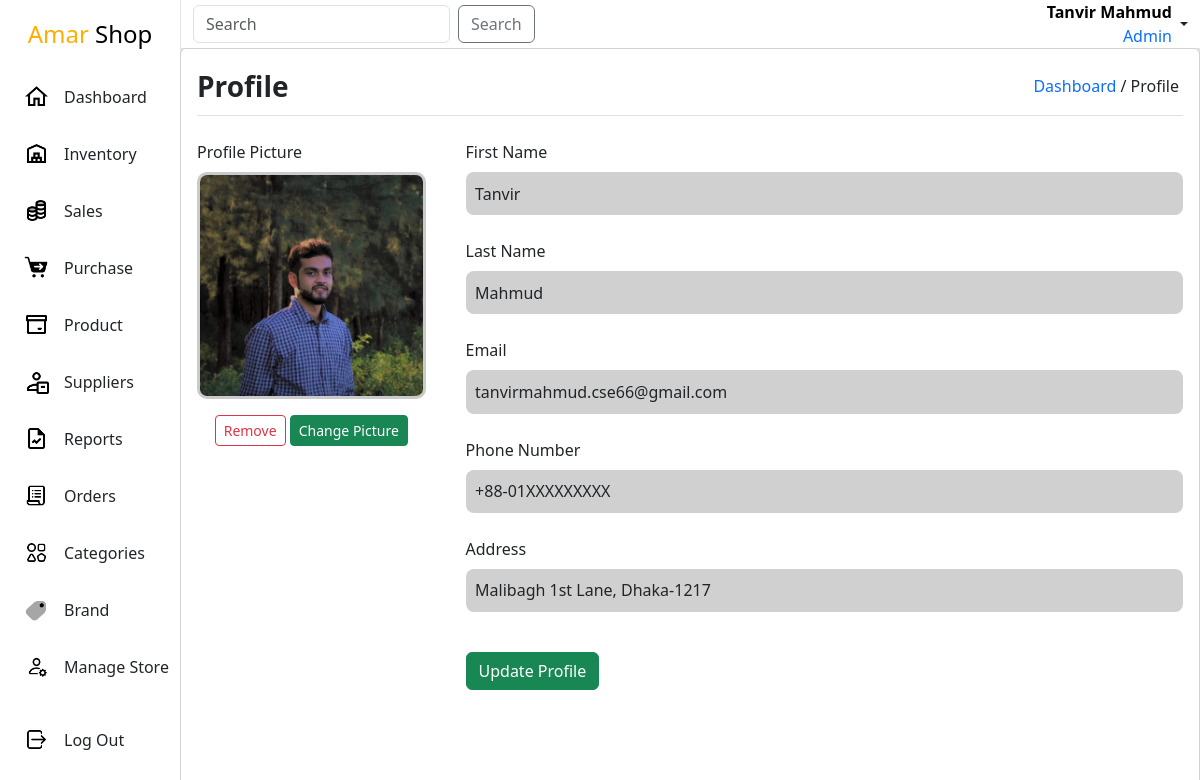
Page /admin-panel/profile/1/ (signed in) on the committed database.
### app/models.py (models this page shows, shortened)
class User(AbstractBaseUser, PermissionsMixin):
    email = models.EmailField(max_length=255, unique=True)
    first_name = models.CharField(max_length=255)
    last_name = models.CharField(max_length=255, blank=True, null=True)
    is_active = models.BooleanField(default=True)
    is_staff = models.BooleanField(default=False)
    profile_pic = models.ImageField(upload_to=profile_image_path, null=True, blank=True)
    objects = UserManager()
    USERNAME_FIELD = 'email'
    REQUIRED_FIELDS = ['first_name', 'last_name']

### app/views.py (the view)
# urls.py: path('profile/<int:pk>/',ProfileView.as_view(),name='profile'),
class ProfileView(SuperuserRequiredMixin, DetailView):
    model = User
    context_object_name = 'profile'
    template_name = 'profile/profile.html'
    def get_object(self, queryset=None):
        pk = self.request.user.id
        return self.model.objects.get(id=pk)

### app/views.py (called while the page is built)
    def test_func(self):
        return self.request.user.is_superuser

### templates/profile/profile.html (shortened to what this page needs)
{% extends "Layout.html" %}
{% load static %}
{%block link%}
    <link rel="stylesheet" href="{%static 'css/inventory.css'%}">
{%endblock link%}
{%block main%}
<div class="card height-100 p-3">
    <div class="d-flex justify-content-between align-items-center pb-2 border-bottom">
        <div class="fw-bold fs-3">Profile</div>
        <div class="me-1">
            <a class="text-primary" href="{%url 'dashboard'%}">Dashboard</a> / <a>Profile</a>
        </div>
    </div>
    <div class="mt-4 row gap-3">
        <div class="col-3">
            <div class="mb-2">Profile Picture</div>
            <div class="img-sec">
                {%if profile.profile_pic%}
                    <img src="{{profile.profile_pic.url}}" alt="profile picture"/>
                {%else%}
                    <img src="{%static 'media/default_images/default_profile_image.jpg'%}" alt="defualt profile picture"/>
                {%endif%}
            </div>
            <div class="text-center mt-3">
                {%if profile.profile_pic%}
                <a href="{%url 'profile-picture-remove' profile.id %}" class="btn btn-sm btn-outline-danger">Remove</a>
                <a href="{%url 'profile-change-picture' profile.id %}" class="btn btn-sm btn-success">Change Picture</a>
                {%else%}
                <a href="{%url 'profile-change-picture' profile.id %}" class="btn btn-sm btn-outline-success">Upload Picture</a>
                {%endif%}
            </div>
        </div>
        <div class="col m-0">
            <div>
                <div class="mb-4">
                    <div class="mb-2">First Name</div>
                    <div class="info-box">{{profile.first_name}}</div>
                </div>
                <div class="mb-4">
                    <div class="mb-2">Last Name</div>
                    <div class="info-box">{{profile.last_name}}</div>
                </div>
                <div class="mb-4">
                    <div class="mb-2">Email</div>
                    <div class="info-box">{{profile.email}}</div>
                </div>
                <div class="mb-4">
                    <div class="mb-2">Phone Number</div>
                    <div class="info-box">+88-01XXXXXXXXX</div>
                </div>
                <div class="mb-4">
                    <div class="mb-2">Address</div>
                    <div class="info-box">Malibagh 1st Lane, Dhaka-1217</div>
                </div>
                <a href="{%url 'profile-update' profile.id%}" class="mt-3 btn btn-md btn-success">Update Profile</a>
            </div>
        </div>
    </div>
</div>
{%endblock main%}

### templates/Layout.html (shortened to what this page needs)
{% load static %}
<!DOCTYPE html>
<html lang="en">
<head>
    {% load bootstrap5 %}
    {% bootstrap_css %}
    {%block link%}{%endblock link%}
    <link rel="stylesheet" href="{% static 'css/layout.css'%}">
</head>
<body>
    <div class="mother-div">
        <div class="sidebar">
            <div class="upper">
                <div class="branding">
                    <a href="{%url 'dashboard'%}">
                        <span class="gedget">Amar</span> Shop
                    </a>
                </div>
                <ul class="navList">
                    <li class="navItem">
                        <a href="{%url 'dashboard'%}">
                            <img src="{%static 'icons/nav/home.png'%}" width="25" alt="Dashboard"/>
                            <div class="navtitle">Dashboard</div>
                        </a>
                    </li>
                    <li class="navItem">
                        <a href="{%url 'inventory-list'%}" >
                            <img src="{%static 'icons/nav/inventory.png'%}" width="25" alt="Inventory"/>
                            <div class="navtitle">Inventory</div>
                        </a>
                    </li>
                    <li class="navItem">
                        <a href="{%url 'sales-list'%}" >
                            <img src="{%static 'icons/nav/sales.png'%}" width="25" alt="Inventory"/>
                            <div class="navtitle">Sales</div>
                        </a>
                    </li>
                    <li class="navItem">
                        <a href="{%url 'purchase-list'%}" >
                            <img src="{%static 'icons/nav/purchase.png'%}" width="25" alt="Inventory"/>
                            <div class="navtitle">Purchase</div>
                        </a>
                    </li>
                    <li class="navItem">
                        <a href="{%url 'product-list'%}">
                            <img src="{%static 'icons/nav/product.png'%}" width="25" alt="Orders"/>
                            <div class="navtitle">Product</div>
                        </a>
                    </li>
                    <li class="navItem">
                        <a href="{%url 'supplier-list'%}">
                            <img src="{%static 'icons/nav/suppliers.png'%}" width="25" alt="Suppliers"/>
                            <div class="navtitle">Suppliers</div>
                        </a>
                    </li>
                    <li class="navItem">
                        <a href="{%url 'reports'%}">
                            <img src="{%static 'icons/nav/reports.png'%}" width="25" alt="Reports"/>
                            <div class="navtitle">Reports</div>
                        </a>
                    </li>
                    <li class="navItem">
                        <a href="{%url 'orders'%}">
                            <img src="{%static 'icons/nav/orders.png'%}" width="25" alt="Orders"/>
                            <div class="navtitle">Orders</div>
                        </a>
                    </li>
                    <li class="navItem">
                        <a href="{%url 'category-list'%}">
                            <img src="{%static 'icons/nav/category.png'%}" width="25" alt="Orders"/>
                            <div class="navtitle">Categories</div>
                        </a>
                    </li>
                    <li class="navItem">
                        <a href="{%url 'brand-list'%}">
                            <img src="{%static 'icons/nav/brand.png'%}" width="25" alt="Orders"/>
                            <div class="navtitle">Brand</div>
                        </a>
                    </li>
                    <li class="navItem">
                        <a href="{%url 'manage'%}">
                            <img src="{%static 'icons/nav/manage.png'%}" width="25" alt="Manage_Store"/>
                            <div class="navtitle">Manage Store</div>
                        </a>
                    </li>
                </ul>
            </div>
            <div class="lower">
                <ul class="navList">
                    <li class="navItem">
                        <a href="{%url 'admin-logout'%}">
                            <img src="{%static 'icons/nav/logout.png'%}" width="25" alt="Logout"/>
                            <div class="navtitle">Log Out</div>
                        </a>
                    </li>
                </ul>
            </div>
        </div>
        <div class="content">
            <nav class="navbar navbar-light navbar-w bg-white p-0">
                <div class="container-fluid">
                    <form class="d-flex">
                        <input class="form-control me-2" type="search" placeholder="Search" aria-label="Search">
                        <button class="btn btn-outline-secondary" type="submit">Search</button>
                    </form>
                    <div class="nav-item dropdown">
                        <a class="nav-link dropdown-toggle d-flex align-items-center" href="#" id="navbarDropdownMenuLink" role="button" data-bs-toggle="dropdown" aria-expanded="false">
                            <div class="text-end text-black me-1">
                                <div class="fw-bold">{{request.user.first_name}} {{request.user.last_name}}</div>
                                <div class="text-primary">Admin</div>
                            </div>
                        </a>
                    </div>
                </div>
            </nav>
            <div class="main-content">
                {%block main%}
                {%endblock main%}
            </div>
        </div>
    </div>
</body>
</html>

### static/css/inventory.css (style rules this page uses)
ul { list-style-type: none; padding: 0; }
.height-100 { height: 100%; }
.img-sec { width: 100%; max-height: 300px; border: 3px solid rgb(202, 202, 202); border-radius: 10px; overflow: hidden; }
.img-sec img { width: 100%; height: auto; }
.info-box { padding: .6rem; border-radius: 8px; background-color: rgba(202, 202, 202, 0.878); }

### static/css/layout.css (style rules this page uses)
* { padding: 0; margin: 0; box-sizing: border-box; }
a { text-decoration: none; color: black; }
.mother-div { width: 100vw; height: 100vh; background: rgb(228, 228, 228); display: flex; justify-content: space-between; }
.sidebar { width: 15vw; height: 100%; background: white; display: flex; flex-direction: column; justify-content: space-between; align-items: center; }
.upper { width: 100%; height: auto; }
.branding { width: 100%; text-align: center; padding: 1rem 0; font-size: 1.5rem; }
.branding a { text-decoration: none; }
.gedget { color: rgb(255, 174, 0); }
.navList { list-style-type: none; margin: 0; padding: 0; overflow: hidden; }
.navItem { width: 100%; display: flex; align-items: center; transition: all .300s ease; }
.navItem a { text-decoration: none; width: 100%; height: 100%; padding: 1rem 0; padding-left: 1.5rem; display: flex; align-items: center; color: inherit; }
.navtitle { margin-left: 15px; }
.lower { width: 100%; height: auto; padding-bottom: 2rem; }
.content { width: 85vw; height: 100vh; }
.navbar-w { width: 100%; border-left: 1px solid rgb(228, 228, 228); }
.main-content { width: 100%; height: 93%; }
input, select,textarea { width: 100%; padding: .6rem; border: none; border-radius: 8px; background-color: rgba(218, 218, 218, 0.878); }

### rows in the picture
User: user.first_name "Tanvir", user.last_name "Mahmud", profile_pic (picture), first_name "Tanvir", last_name "Mahmud", email "tanvirmahmud.cse66@gmail.com"
